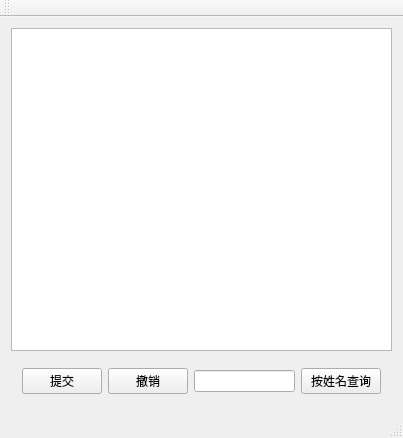
<?xml version="1.0" encoding="UTF-8"?>
<ui version="4.0">
 <class>MainWindow</class>
 <widget class="QMainWindow" name="MainWindow">
  <property name="geometry">
   <rect>
    <x>0</x>
    <y>0</y>
    <width>403</width>
    <height>438</height>
   </rect>
  </property>
  <property name="windowTitle">
   <string>MainWindow</string>
  </property>
  <widget class="QWidget" name="centralWidget">
   <layout class="QVBoxLayout" name="verticalLayout">
    <item>
     <widget class="QTableView" name="tableView"/>
    </item>
    <item>
     <widget class="QWidget" name="widget" native="true">
      <layout class="QHBoxLayout" name="horizontalLayout">
       <item>
        <widget class="QPushButton" name="submit">
         <property name="text">
          <string>提交</string>
         </property>
        </widget>
       </item>
       <item>
        <widget class="QPushButton" name="revert">
         <property name="text">
          <string>撤销</string>
         </property>
        </widget>
       </item>
       <item>
        <widget class="QLineEdit" name="lineEdit"/>
       </item>
       <item>
        <widget class="QPushButton" name="search">
         <property name="text">
          <string>按姓名查询</string>
         </property>
        </widget>
       </item>
      </layout>
     </widget>
    </item>
   </layout>
  </widget>
  <widget class="QMenuBar" name="menuBar">
   <property name="geometry">
    <rect>
     <x>0</x>
     <y>0</y>
     <width>403</width>
     <height>23</height>
    </rect>
   </property>
  </widget>
  <widget class="QToolBar" name="mainToolBar">
   <attribute name="toolBarArea">
    <enum>TopToolBarArea</enum>
   </attribute>
   <attribute name="toolBarBreak">
    <bool>false</bool>
   </attribute>
  </widget>
  <widget class="QStatusBar" name="statusBar"/>
 </widget>
 <layoutdefault spacing="6" margin="11"/>
 <resources/>
 <connections/>
</ui>
